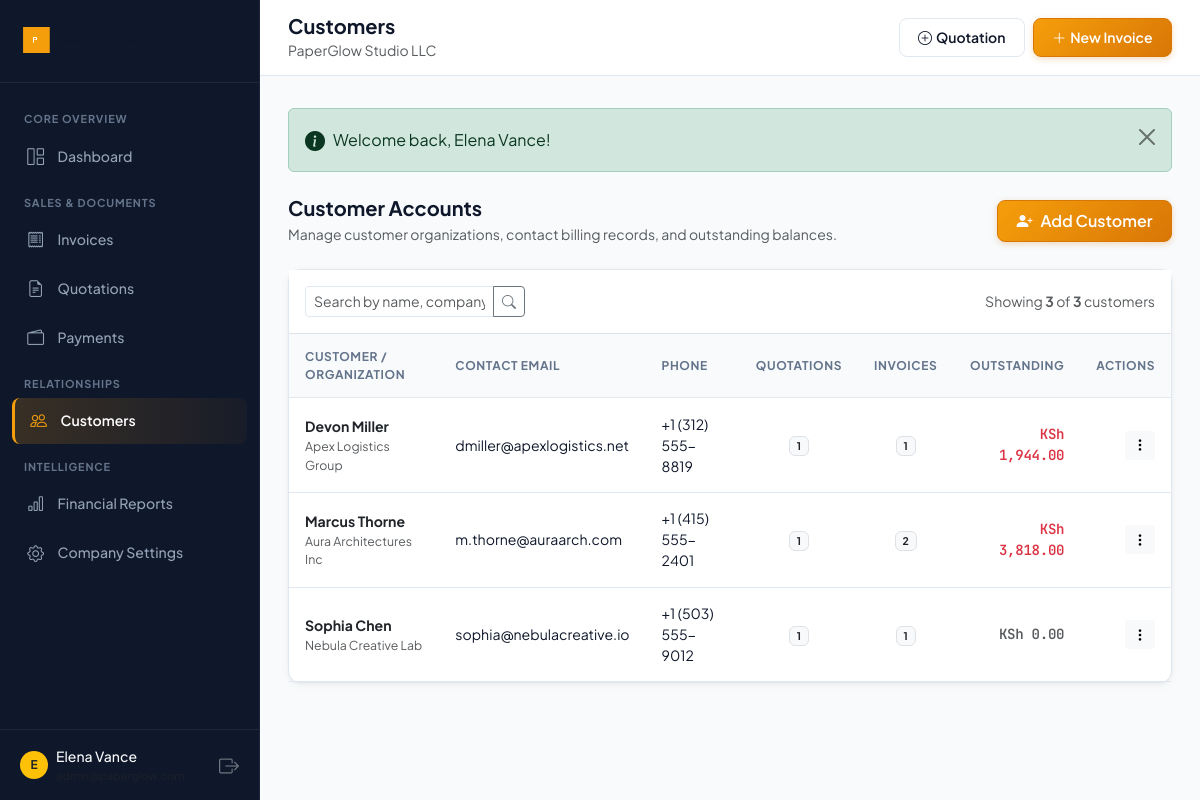
The app's page /customers/index.php (signed in) with its own data.
### tables this page shows
CREATE TABLE `company_settings` (
  `id` INT UNSIGNED AUTO_INCREMENT PRIMARY KEY,
  `user_id` INT UNSIGNED NOT NULL,
  `company_name` VARCHAR(150) NOT NULL,
  `logo` VARCHAR(255) NULL,
  `address` TEXT NULL,
  `phone` VARCHAR(50) NULL,
  `email` VARCHAR(150) NULL,
  `website` VARCHAR(150) NULL,
  `tax_number` VARCHAR(50) NULL,
  `currency` VARCHAR(10) NOT NULL DEFAULT 'KES',
  `bank_name` VARCHAR(100) NULL,
  `bank_account_name` VARCHAR(150) NULL,
  `bank_account_number` VARCHAR(50) NULL,
  `bank_routing` VARCHAR(50) NULL,
  `bank_swift` VARCHAR(50) NULL,
  `mobile_money_name` VARCHAR(100) NULL,
  `mobile_money_number` VARCHAR(50) NULL,
  `default_invoice_terms` TEXT NULL,
  `default_quotation_terms` TEXT NULL,
  `created_at` TIMESTAMP NOT NULL DEFAULT CURRENT_TIMESTAMP,
  `updated_at` TIMESTAMP NOT NULL DEFAULT CURRENT_TIMESTAMP ON UPDATE CURRENT_TIMESTAMP,
  UNIQUE KEY `idx_company_user` (`user_id`),
  CONSTRAINT `fk_company_user` FOREIGN KEY (`user_id`) REFERENCES `users` (`id`) ON DELETE CASCADE
);

CREATE TABLE `customers` (
  `id` INT UNSIGNED AUTO_INCREMENT PRIMARY KEY,
  `user_id` INT UNSIGNED NOT NULL,
  `name` VARCHAR(150) NOT NULL,
  `company` VARCHAR(150) NULL,
  `email` VARCHAR(150) NULL,
  `phone` VARCHAR(50) NULL,
  `address` TEXT NULL,
  `tax_number` VARCHAR(50) NULL,
  `notes` TEXT NULL,
  `created_at` TIMESTAMP NOT NULL DEFAULT CURRENT_TIMESTAMP,
  `updated_at` TIMESTAMP NOT NULL DEFAULT CURRENT_TIMESTAMP ON UPDATE CURRENT_TIMESTAMP,
  KEY `idx_customers_user` (`user_id`),
  KEY `idx_customers_name` (`name`),
  KEY `idx_customers_email` (`email`),
  CONSTRAINT `fk_customers_user` FOREIGN KEY (`user_id`) REFERENCES `users` (`id`) ON DELETE CASCADE
);

### includes/functions.php (called while the page is built, shortened)
<?php
function e(?string $string): string
{
    return htmlspecialchars((string)($string ?? ''), ENT_QUOTES, 'UTF-8');
}
function getCurrencySymbol(string $currency = 'KES'): string
{
    $symbols = [
        'KES' => 'KSh ',
        'USD' => '$',
        'EUR' => '€',
        'GBP' => '£',
        'CAD' => 'CA$',
        'AUD' => 'A$',
        'NGN' => '₦',
        'GHS' => 'GH₵',
        'ZAR' => 'R ',
        'INR' => '₹',
        'JPY' => '¥',
    ];
    return $symbols[$currency] ?? ($currency . ' ');
}
function formatCurrency(float|int|string $amount, string $currency = 'KES'): string
{
    $val = (float)$amount;
    $sym = getCurrencySymbol($currency);
    return $sym . number_format($val, 2, '.', ',');
}
function getCompanySettings(PDO $pdo, int $userId): array
{
    $stmt = $pdo->prepare("SELECT * FROM company_settings WHERE user_id = ? LIMIT 1");
    $stmt->execute([$userId]);
    $settings = $stmt->fetch();
    return $settings;
}

### includes/auth.php (called while the page is built, shortened)
<?php
require_once __DIR__ . '/functions.php';
function getCurrentUser(): ?array
{
    return $_SESSION['user'] ?? null;
}
function getCurrentUserId(): int
{
    $user = getCurrentUser();
    return $user ? (int)$user['id'] : 0;
}

### customers/index.php (the view, shortened to what this page needs)
<?php
$pageTitle = 'Customers';
require_once __DIR__ . '/../includes/header.php';
$userId = getCurrentUserId();
$currency = $company['currency'] ?? 'USD';
$search = trim($_GET['q'] ?? '');
$page = max(1, (int)($_GET['page'] ?? 1));
$limit = 10;
$offset = ($page - 1) * $limit;
if (!empty($search)) {
    $countStmt = $pdo->prepare("
        SELECT COUNT(id) FROM customers
        WHERE user_id = ? AND (name LIKE ? OR company LIKE ? OR email LIKE ? OR phone LIKE ?)
    ");
    $term = "%$search%";
    $countStmt->execute([$userId, $term, $term, $term, $term]);
} else {
    $countStmt = $pdo->prepare("SELECT COUNT(id) FROM customers WHERE user_id = ?");
    $countStmt->execute([$userId]);
}
$totalRecords = (int)$countStmt->fetchColumn();
if (!empty($search)) {
    $sql = "
        SELECT c.*,
            (SELECT COUNT(i.id) FROM invoices i WHERE i.customer_id = c.id) as invoice_count,
            (SELECT COALESCE(SUM(i.balance), 0) FROM invoices i WHERE i.customer_id = c.id) as outstanding_balance,
            (SELECT COUNT(q.id) FROM quotations q WHERE q.customer_id = c.id) as quotation_count
        FROM customers c
        WHERE c.user_id = ? AND (c.name LIKE ? OR c.company LIKE ? OR c.email LIKE ? OR c.phone LIKE ?)
        ORDER BY c.name ASC
        LIMIT ? OFFSET ?
    ";
    $stmt = $pdo->prepare($sql);
    $stmt->bindValue(1, $userId, PDO::PARAM_INT);
    $stmt->bindValue(2, $term, PDO::PARAM_STR);
    $stmt->bindValue(3, $term, PDO::PARAM_STR);
    $stmt->bindValue(4, $term, PDO::PARAM_STR);
    $stmt->bindValue(5, $term, PDO::PARAM_STR);
    $stmt->bindValue(6, $limit, PDO::PARAM_INT);
    $stmt->bindValue(7, $offset, PDO::PARAM_INT);
    $stmt->execute();
} else {
    $sql = "
        SELECT c.*,
            (SELECT COUNT(i.id) FROM invoices i WHERE i.customer_id = c.id) as invoice_count,
            (SELECT COALESCE(SUM(i.balance), 0) FROM invoices i WHERE i.customer_id = c.id) as outstanding_balance,
            (SELECT COUNT(q.id) FROM quotations q WHERE q.customer_id = c.id) as quotation_count
        FROM customers c
        WHERE c.user_id = ?
        ORDER BY c.name ASC
        LIMIT ? OFFSET ?
    ";
    $stmt = $pdo->prepare($sql);
    $stmt->bindValue(1, $userId, PDO::PARAM_INT);
    $stmt->bindValue(2, $limit, PDO::PARAM_INT);
    $stmt->bindValue(3, $offset, PDO::PARAM_INT);
    $stmt->execute();
}
$customers = $stmt->fetchAll();
?>
<div class="d-flex flex-column flex-md-row align-items-md-center justify-content-between gap-3 mb-4">
  <div>
    <h2 class="h5 fw-bold mb-1 text-slate-900">Customer Accounts</h2>
    <p class="text-muted small mb-0">Manage customer organizations, contact billing records, and outstanding balances.</p>
  </div>
  <a href="/customers/create.php" class="btn btn-pg-primary d-inline-flex align-items-center gap-2">
    <i class="bi bi-person-plus-fill"></i>
    <span>Add Customer</span>
  </a>
</div>
<div class="pg-card mb-4">
  <div class="p-3 border-bottom bg-white d-flex flex-column flex-md-row align-items-md-center justify-content-between gap-3">
    <form method="GET" action="/customers/index.php" class="d-flex gap-2" style="max-width: 360px;">
      <div class="input-group input-group-sm">
        <input type="text" name="q" class="form-control form-control-pg" value="<?= e($search) ?>" placeholder="Search by name, company, email...">
        <button class="btn btn-outline-secondary" type="submit">
          <i class="bi bi-search"></i>
        </button>
      </div>
    </form>
    <div class="text-muted small">
      Showing <strong><?= count($customers) ?></strong> of <strong><?= $totalRecords ?></strong> customers
    </div>
  </div>
  <div class="table-responsive">
    <table class="table-pg">
      <thead>
        <tr>
          <th>Customer / Organization</th>
          <th>Contact Email</th>
          <th>Phone</th>
          <th class="text-center">Quotations</th>
          <th class="text-center">Invoices</th>
          <th class="text-end">Outstanding</th>
          <th class="text-end">Actions</th>
        </tr>
      </thead>
      <tbody>
        <?php if (empty($customers)): ?>
          <tr>
            <td colspan="7" class="text-center py-5 text-muted">
              <i class="bi bi-people fs-2 d-block mb-2 text-slate-400"></i>
              No customers found. <?= !empty($search) ? 'Try a different search keyword.' : 'Click "Add Customer" to add your first billing client.' ?>
            </td>
          </tr>
        <?php else: ?>
          <?php foreach ($customers as $c): ?>
            <tr>
              <td>
                <a href="/customers/view.php?id=<?= (int)$c['id'] ?>" class="fw-bold text-dark text-decoration-none">
                  <?= e($c['name']) ?>
                </a>
                <?php if (!empty($c['company'])): ?>
                  <div class="text-muted small"><?= e($c['company']) ?></div>
                <?php endif; ?>
              </td>
              <td><?= e($c['email'] ?: '—') ?></td>
              <td><?= e($c['phone'] ?: '—') ?></td>
              <td class="text-center">
                <span class="badge bg-light text-dark border"><?= (int)$c['quotation_count'] ?></span>
              </td>
              <td class="text-center">
                <span class="badge bg-light text-dark border"><?= (int)$c['invoice_count'] ?></span>
              </td>
              <td class="text-end mono-num fw-semibold">
                <?php $bal = (float)$c['outstanding_balance']; ?>
                <?php if ($bal > 0): ?>
                  <span class="text-danger"><?= formatCurrency($bal, $currency) ?></span>
                <?php else: ?>
                  <span class="text-muted"><?= formatCurrency(0, $currency) ?></span>
                <?php endif; ?>
              </td>
              <td class="text-end">
                <div class="dropdown">
                  <button class="btn btn-sm btn-light border-0" type="button" data-bs-toggle="dropdown">
                    <i class="bi bi-three-dots-vertical"></i>
                  </button>
                </div>
              </td>
            </tr>
          <?php endforeach; ?>
        <?php endif; ?>
      </tbody>
    </table>
  </div>
</div>
<?php require_once __DIR__ . '/../includes/footer.php'; ?>

### includes/sidebar.php (shortened to what this page needs)
<?php
$currentUri = $_SERVER['REQUEST_URI'] ?? '';
function isNavActive(string $segment, string $currentUri): string {
    return str_contains($currentUri, $segment) ? 'active' : '';
}
?>
<aside class="pg-sidebar">
  <div class="pg-sidebar-header d-flex align-items-center justify-content-between">
    <a href="/dashboard/index.php" class="d-flex align-items-center text-decoration-none gap-2">
      <?php if (!empty($company['logo']) && file_exists(dirname(__DIR__) . '/' . ltrim($company['logo'], '/'))): ?>
        <img src="/<?= e($company['logo']) ?>" alt="<?= e($company['company_name'] ?? 'PaperGlow') ?>" style="max-height: 38px; max-width: 140px; object-fit: contain;">
      <?php else: ?>
        <div class="pg-brand-emblem">P</div>
        <div class="pg-brand-text">Paper<span>Glow</span></div>
      <?php endif; ?>
    </a>
  </div>
  <nav class="pg-sidebar-nav">
    <div class="pg-nav-label">Core Overview</div>
    <a href="/dashboard/index.php" class="pg-nav-item <?= isNavActive('/dashboard', $currentUri) ?>">
      <i class="bi bi-grid-1x2"></i>
      <span>Dashboard</span>
    </a>
    <div class="pg-nav-label">Sales & Documents</div>
    <a href="/invoices/index.php" class="pg-nav-item <?= isNavActive('/invoices', $currentUri) ?>">
      <i class="bi bi-receipt"></i>
      <span>Invoices</span>
    </a>
    <a href="/quotations/index.php" class="pg-nav-item <?= isNavActive('/quotations', $currentUri) ?>">
      <i class="bi bi-file-earmark-text"></i>
      <span>Quotations</span>
    </a>
    <a href="/payments/index.php" class="pg-nav-item <?= isNavActive('/payments', $currentUri) ?>">
      <i class="bi bi-wallet2"></i>
      <span>Payments</span>
    </a>
    <div class="pg-nav-label">Relationships</div>
    <a href="/customers/index.php" class="pg-nav-item <?= isNavActive('/customers', $currentUri) ?>">
      <i class="bi bi-people"></i>
      <span>Customers</span>
    </a>
    <div class="pg-nav-label">Intelligence</div>
    <a href="/reports/index.php" class="pg-nav-item <?= isNavActive('/reports', $currentUri) ?>">
      <i class="bi bi-bar-chart"></i>
      <span>Financial Reports</span>
    </a>
    <a href="/company/settings.php" class="pg-nav-item <?= isNavActive('/company', $currentUri) ?>">
      <i class="bi bi-gear"></i>
      <span>Company Settings</span>
    </a>
  </nav>
  <div class="pg-sidebar-footer">
    <div class="d-flex align-items-center justify-content-between text-muted small">
      <div class="d-flex align-items-center gap-2">
        <div class="rounded-circle bg-warning text-dark fw-bold d-flex align-items-center justify-content-center" style="width: 28px; height: 28px; font-size: 0.75rem;">
          <?= strtoupper(substr($currentUser['name'] ?? 'U', 0, 1)) ?>
        </div>
        <div class="text-truncate" style="max-width: 130px;">
          <div class="text-light fw-medium text-truncate"><?= e($currentUser['name'] ?? 'User') ?></div>
          <div class="text-slate-400" style="font-size: 0.7rem;"><?= e($currentUser['email'] ?? '') ?></div>
        </div>
      </div>
      <a href="/auth/logout.php" class="text-secondary hover-white" title="Sign Out">
        <i class="bi bi-box-arrow-right fs-5"></i>
      </a>
    </div>
  </div>
</aside>

### includes/navbar.php (shortened to what this page needs)
<header class="pg-topbar">
  <div class="d-flex align-items-center gap-3">
    <div>
      <h1 class="h5 mb-0 fw-bold text-slate-900"><?= e($pageTitle ?? 'Overview') ?></h1>
      <span class="text-muted small"><?= e($company['company_name'] ?? 'PaperGlow Billing') ?></span>
    </div>
  </div>
  <div class="d-flex align-items-center gap-2">
    <a href="/quotations/create.php" class="btn btn-pg-secondary btn-sm d-none d-sm-inline-flex align-items-center gap-1">
      <i class="bi bi-plus-circle"></i>
      <span>Quotation</span>
    </a>
    <a href="/invoices/create.php" class="btn btn-pg-primary btn-sm d-inline-flex align-items-center gap-1">
      <i class="bi bi-plus-lg"></i>
      <span>New Invoice</span>
    </a>
  </div>
</header>

### records on screen
company_settings: logo (picture), company_name "PaperGlow Studio LLC", currency "KSh 0.00"
customers: name "Devon Miller", company "Apex Logistics Group", email "dmiller@apexlogistics.net", phone "+1 (312) 555-8819", quotation_count "1", invoice_count "1", currency "KSh 1,944.00"
customers: name "Marcus Thorne", company "Aura Architectures Inc", email "m.thorne@auraarch.com", phone "+1 (415) 555-2401", quotation_count "1", invoice_count "2", currency "KSh 3,818.00"
customers: name "Sophia Chen", company "Nebula Creative Lab", email "sophia@nebulacreative.io", phone "+1 (503) 555-9012", quotation_count "1", invoice_count "1"

### other values on screen
substr($currentUser['name'] ?? 'U', 0, 1) "E"
$currentUser['name'] "Elena Vance"
$pageTitle "Customers"
$flash['message'] "Welcome back, Elena Vance!"
count($customers) "3"
$totalRecords "3"
